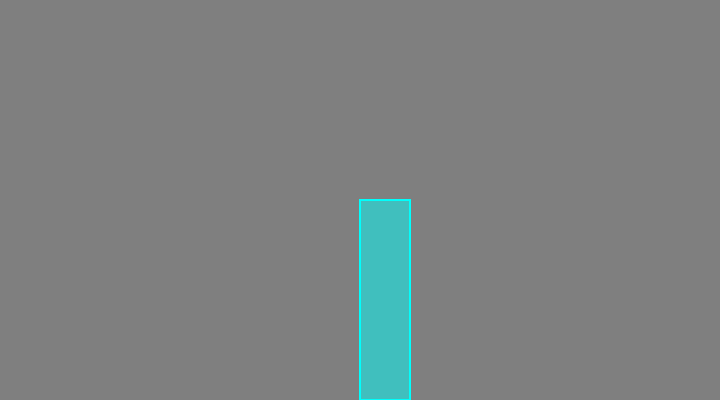
Frame 1 (no input)
Frame 60 (no input): identical to frame 1, image omitted
Frame 120 (the mouse pressed at the canvas centre since frame 60): identical to frame 1, image omitted

The p5.js sketch that drew this single still picture (run headless with seeded random() and noise() and a simulated clock; from frame 60 on, the mouse is pressed at the canvas centre):

// p5.js sketch
// ── sketch.js
// A HTML range slider
var slider;
var img;

function setup() {
  createCanvas(720, 400);
  // hue, saturation, and brightness
  colorMode(HSB, 255);
  // slider has a range between 0 and 255 with a starting value of 127
  colorSlider = createSlider(0, 255, 127);
  sizeSlider = createSlider(0, 400, 50);
  xposSlider = createSlider(0, 720, width/2);
  yposSlider = createSlider(0, 400, height/2);

}

function draw() {
  background(127);
  strokeWeight(2);

 
  // Set the hue according to the slider
  stroke(colorSlider.value(), 255, 255);
  fill(colorSlider.value(), 255, 255, 127);
  rect(xposSlider.value(), yposSlider.value(), sizeSlider.value(), 200);
}
